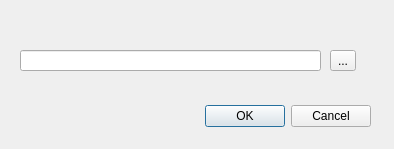
<?xml version="1.0" encoding="UTF-8"?>
<ui version="4.0">
 <class>GPKG</class>
 <widget class="QDialog" name="GPKG">
  <property name="geometry">
   <rect>
    <x>0</x>
    <y>0</y>
    <width>394</width>
    <height>149</height>
   </rect>
  </property>
  <property name="windowTitle">
   <string>GPKG - Version 0.0.1</string>
  </property>
  <widget class="QDialogButtonBox" name="buttonBox">
   <property name="geometry">
    <rect>
     <x>30</x>
     <y>100</y>
     <width>341</width>
     <height>32</height>
    </rect>
   </property>
   <property name="orientation">
    <enum>Qt::Horizontal</enum>
   </property>
   <property name="standardButtons">
    <set>QDialogButtonBox::Cancel|QDialogButtonBox::Ok</set>
   </property>
  </widget>
  <widget class="QLineEdit" name="txtFileName">
   <property name="geometry">
    <rect>
     <x>20</x>
     <y>50</y>
     <width>301</width>
     <height>21</height>
    </rect>
   </property>
   <property name="readOnly">
    <bool>true</bool>
   </property>
  </widget>
  <widget class="QToolButton" name="cmdSelectFile">
   <property name="geometry">
    <rect>
     <x>330</x>
     <y>50</y>
     <width>26</width>
     <height>21</height>
    </rect>
   </property>
   <property name="text">
    <string>...</string>
   </property>
  </widget>
 </widget>
 <resources/>
 <connections/>
</ui>
